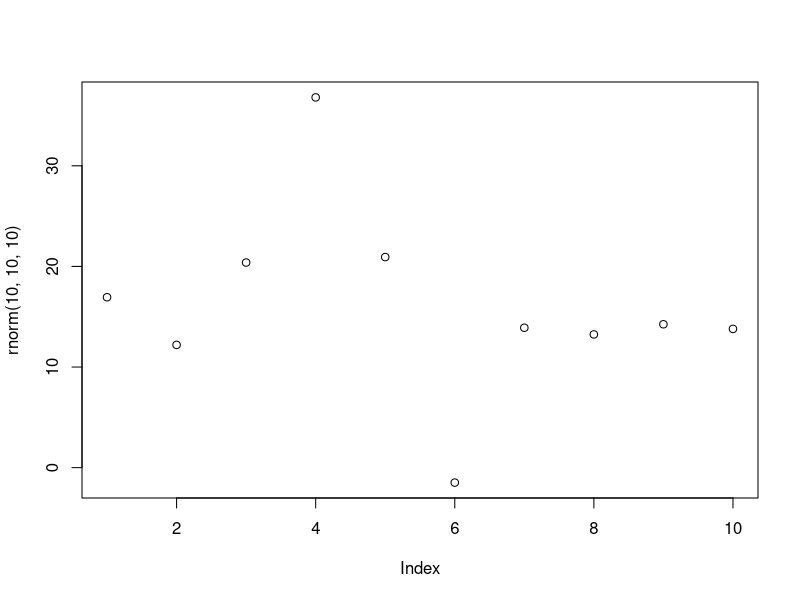

Generate this figure with R:
## ---- chunk 1
library(knitr)
knitr::opts_chunk$set(echo = TRUE)
## ---- chunk 2
Ecosystem <- "" # e.g. "Skog og fjell"
Egenskap  <- "" # e.g. "Primærproduksjon"
ECT       <- "" # e.g. "Structural state characteristic"
Contact   <- "" # e.g. "Anders Kolstad"
## ---- chunk 3
metaData <- data.frame(Ecosystem,
                       "Økologisk egenskap" = Egenskap,
                       "ECT class" = ECT)
knitr::kable(metaData)
## ---- chunk 4
plot(rnorm(10,10,10))
